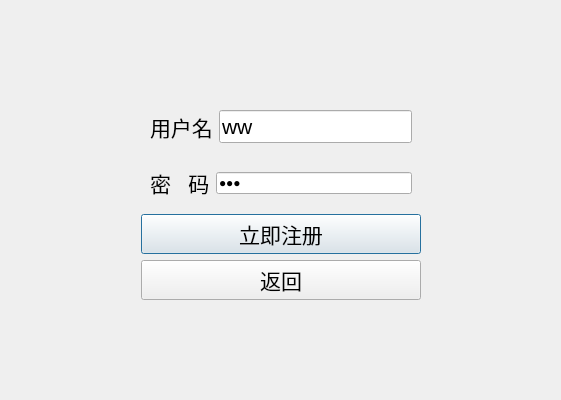
<?xml version="1.0" encoding="UTF-8"?>
<ui version="4.0">
 <class>Register</class>
 <widget class="QDialog" name="Register">
  <property name="geometry">
   <rect>
    <x>0</x>
    <y>0</y>
    <width>561</width>
    <height>400</height>
   </rect>
  </property>
  <property name="windowTitle">
   <string>Dialog</string>
  </property>
  <layout class="QGridLayout" name="gridLayout">
   <item row="3" column="0">
    <spacer name="horizontalSpacer">
     <property name="orientation">
      <enum>Qt::Horizontal</enum>
     </property>
     <property name="sizeHint" stdset="0">
      <size>
       <width>40</width>
       <height>20</height>
      </size>
     </property>
    </spacer>
   </item>
   <item row="4" column="1">
    <spacer name="verticalSpacer_2">
     <property name="orientation">
      <enum>Qt::Vertical</enum>
     </property>
     <property name="sizeHint" stdset="0">
      <size>
       <width>20</width>
       <height>40</height>
      </size>
     </property>
    </spacer>
   </item>
   <item row="3" column="2">
    <spacer name="horizontalSpacer_2">
     <property name="orientation">
      <enum>Qt::Horizontal</enum>
     </property>
     <property name="sizeHint" stdset="0">
      <size>
       <width>40</width>
       <height>20</height>
      </size>
     </property>
    </spacer>
   </item>
   <item row="3" column="1">
    <widget class="QWidget" name="widget_3" native="true">
     <property name="maximumSize">
      <size>
       <width>16777215</width>
       <height>16777215</height>
      </size>
     </property>
     <layout class="QVBoxLayout" name="verticalLayout">
      <item>
       <widget class="QWidget" name="widget" native="true">
        <layout class="QHBoxLayout" name="horizontalLayout">
         <item>
          <widget class="QLabel" name="label">
           <property name="font">
            <font>
             <family>Arial</family>
             <pointsize>16</pointsize>
            </font>
           </property>
           <property name="text">
            <string>用户名</string>
           </property>
          </widget>
         </item>
         <item>
          <widget class="QLineEdit" name="lineEdit">
           <property name="font">
            <font>
             <pointsize>16</pointsize>
            </font>
           </property>
           <property name="text">
            <string>ww</string>
           </property>
           <property name="echoMode">
            <enum>QLineEdit::Normal</enum>
           </property>
          </widget>
         </item>
        </layout>
       </widget>
      </item>
      <item>
       <widget class="QWidget" name="widget_2" native="true">
        <layout class="QHBoxLayout" name="horizontalLayout_2">
         <item>
          <widget class="QLabel" name="label_2">
           <property name="font">
            <font>
             <family>Arial</family>
             <pointsize>16</pointsize>
            </font>
           </property>
           <property name="text">
            <string>密   码</string>
           </property>
          </widget>
         </item>
         <item>
          <widget class="QLineEdit" name="lineEdit_2">
           <property name="text">
            <string>123</string>
           </property>
           <property name="echoMode">
            <enum>QLineEdit::Password</enum>
           </property>
          </widget>
         </item>
        </layout>
       </widget>
      </item>
      <item>
       <widget class="QPushButton" name="pushButton">
        <property name="font">
         <font>
          <family>Arial</family>
          <pointsize>16</pointsize>
         </font>
        </property>
        <property name="text">
         <string>立即注册</string>
        </property>
       </widget>
      </item>
      <item>
       <widget class="QPushButton" name="pushButton_2">
        <property name="font">
         <font>
          <family>Arial</family>
          <pointsize>16</pointsize>
         </font>
        </property>
        <property name="text">
         <string>返回</string>
        </property>
       </widget>
      </item>
     </layout>
    </widget>
   </item>
   <item row="0" column="2">
    <spacer name="verticalSpacer">
     <property name="orientation">
      <enum>Qt::Vertical</enum>
     </property>
     <property name="sizeHint" stdset="0">
      <size>
       <width>20</width>
       <height>40</height>
      </size>
     </property>
    </spacer>
   </item>
  </layout>
 </widget>
 <resources/>
 <connections/>
</ui>
